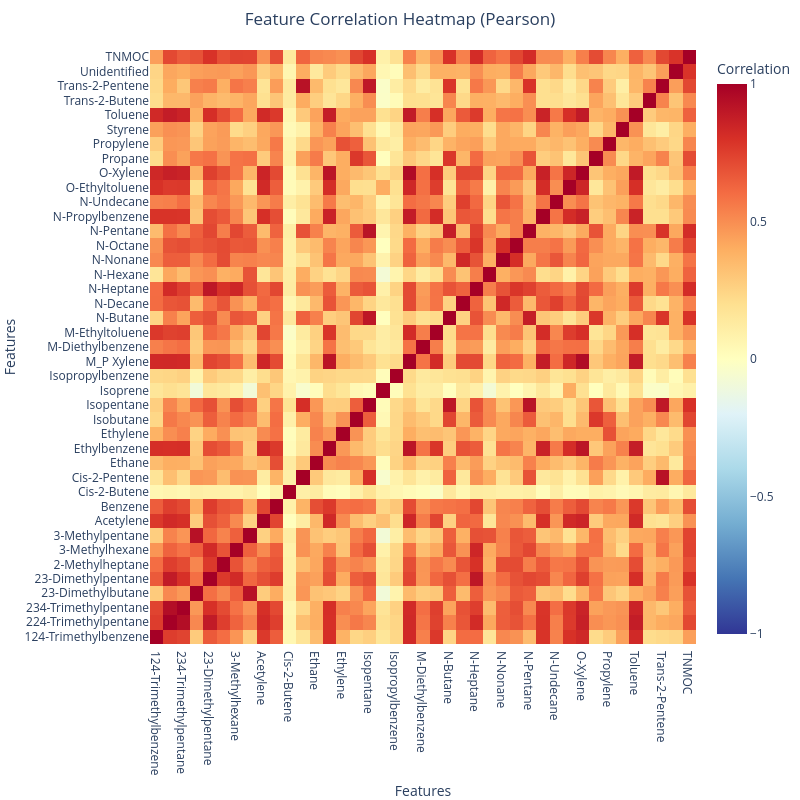

Notebook cell for this chart:
### Code cell
_ = plot_feature_correlation_heatmap(data_handler.input_data)

### Figure 1 — Plotly figure (JSON) as saved in the notebook; plotly's stock layout.template omitted (floating-point values rounded to 4 significant figures; data arrays with more than 128 entries replaced by an {"elided": "..."} marker saying what was removed)
{"data": [{"colorbar": {"title": {"text": "Correlation"}}, "colorscale": [[0, "rgb(165,0,38)"], [0.1, "rgb(215,48,39)"], [0.2, "rgb(244,109,67)"], [0.3, "rgb(253,174,97)"], [0.4, "rgb(254,224,144)"], [0.5, "rgb(255,255,191)"], [0.6, "rgb(224,243,248)"], [0.7, "rgb(171,217,233)"], [0.8, "rgb(116,173,209)"], [0.9, "rgb(69,117,180)"], [1, "rgb(49,54,149)"]], "reversescale": true, "type": "heatmap", "x": ["124-Trimethylbenzene", "224-Trimethylpentane", "234-Trimethylpentane", "23-Dimethylbutane", "23-Dimethylpentane", "2-Methylheptane", "3-Methylhexane", "3-Methylpentane", "Acetylene", "Benzene", "Cis-2-Butene", "Cis-2-Pentene", "Ethane", "Ethylbenzene", "Ethylene", "Isobutane", "Isopentane", "Isoprene", "Isopropylbenzene", "M_P Xylene", "M-Diethylbenzene", "M-Ethyltoluene", "N-Butane", "N-Decane", "N-Heptane", "N-Hexane", "N-Nonane", "N-Octane", "N-Pentane", "N-Propylbenzene", "N-Undecane", "O-Ethyltoluene", "O-Xylene", "Propane", "Propylene", "Styrene", "Toluene", "Trans-2-Butene", "Trans-2-Pentene", "Unidentified", "TNMOC"], "y": ["124-Trimethylbenzene", "224-Trimethylpentane", "234-Trimethylpentane", "23-Dimethylbutane", "23-Dimethylpentane", "2-Methylheptane", "3-Methylhexane", "3-Methylpentane", "Acetylene", "Benzene", "Cis-2-Butene", "Cis-2-Pentene", "Ethane", "Ethylbenzene", "Ethylene", "Isobutane", "Isopentane", "Isoprene", "Isopropylbenzene", "M_P Xylene", "M-Diethylbenzene", "M-Ethyltoluene", "N-Butane", "N-Decane", "N-Heptane", "N-Hexane", "N-Nonane", "N-Octane", "N-Pentane", "N-Propylbenzene", "N-Undecane", "O-Ethyltoluene", "O-Xylene", "Propane", "Propylene", "Styrene", "Toluene", "Trans-2-Butene", "Trans-2-Pentene", "Unidentified", "TNMOC"], "z": {"elided": "41x41 float values"}, "zmax": 1, "zmin": -1}], "layout": {"height": 800, "margin": {"b": 0, "l": 0, "r": 0, "t": 50}, "title": {"text": "Feature Correlation Heatmap (Pearson)", "x": 0.5, "xanchor": "center"}, "width": 800, "xaxis": {"title": {"text": "Features"}}, "yaxis": {"title": {"text": "Features"}}}}
